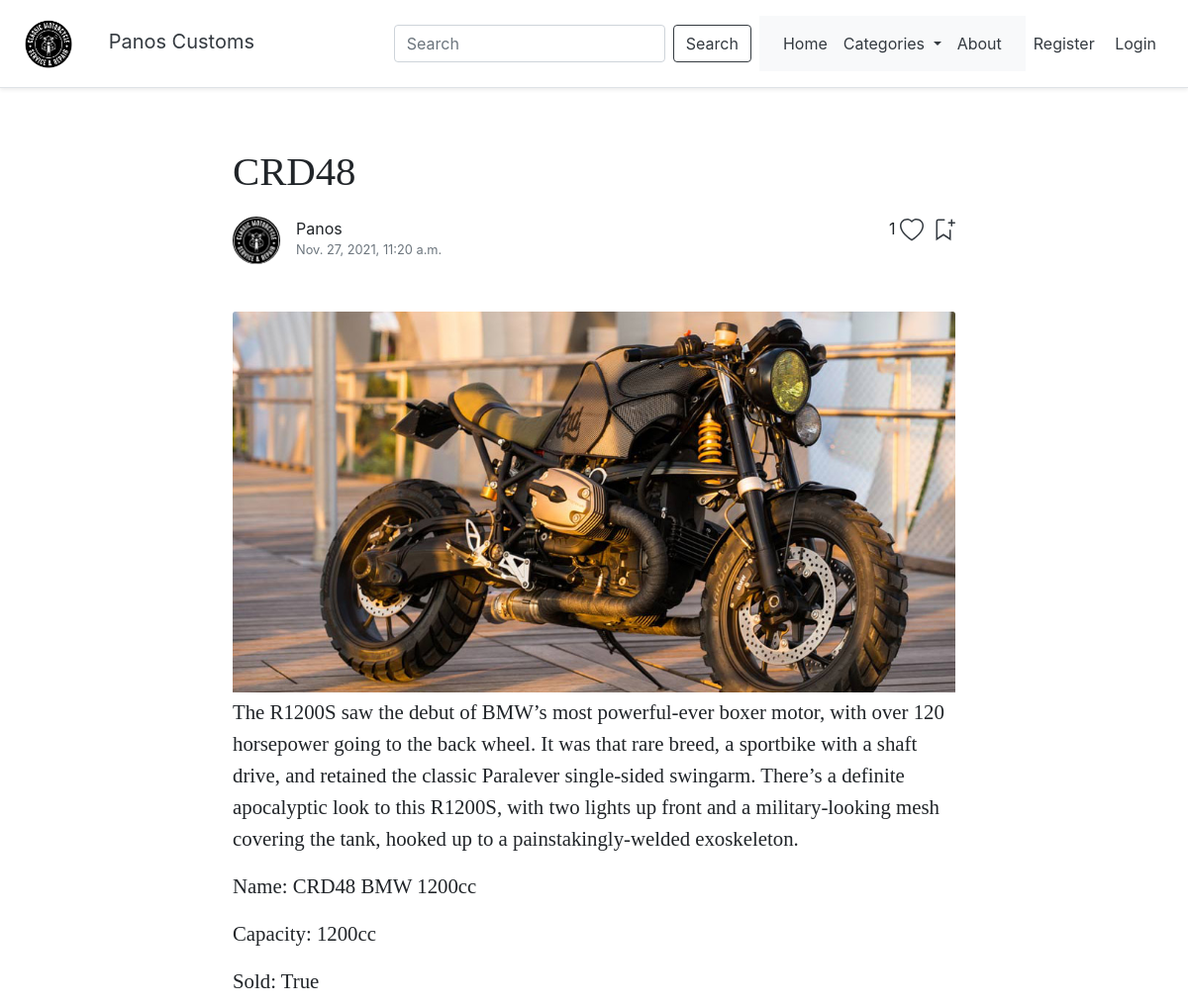
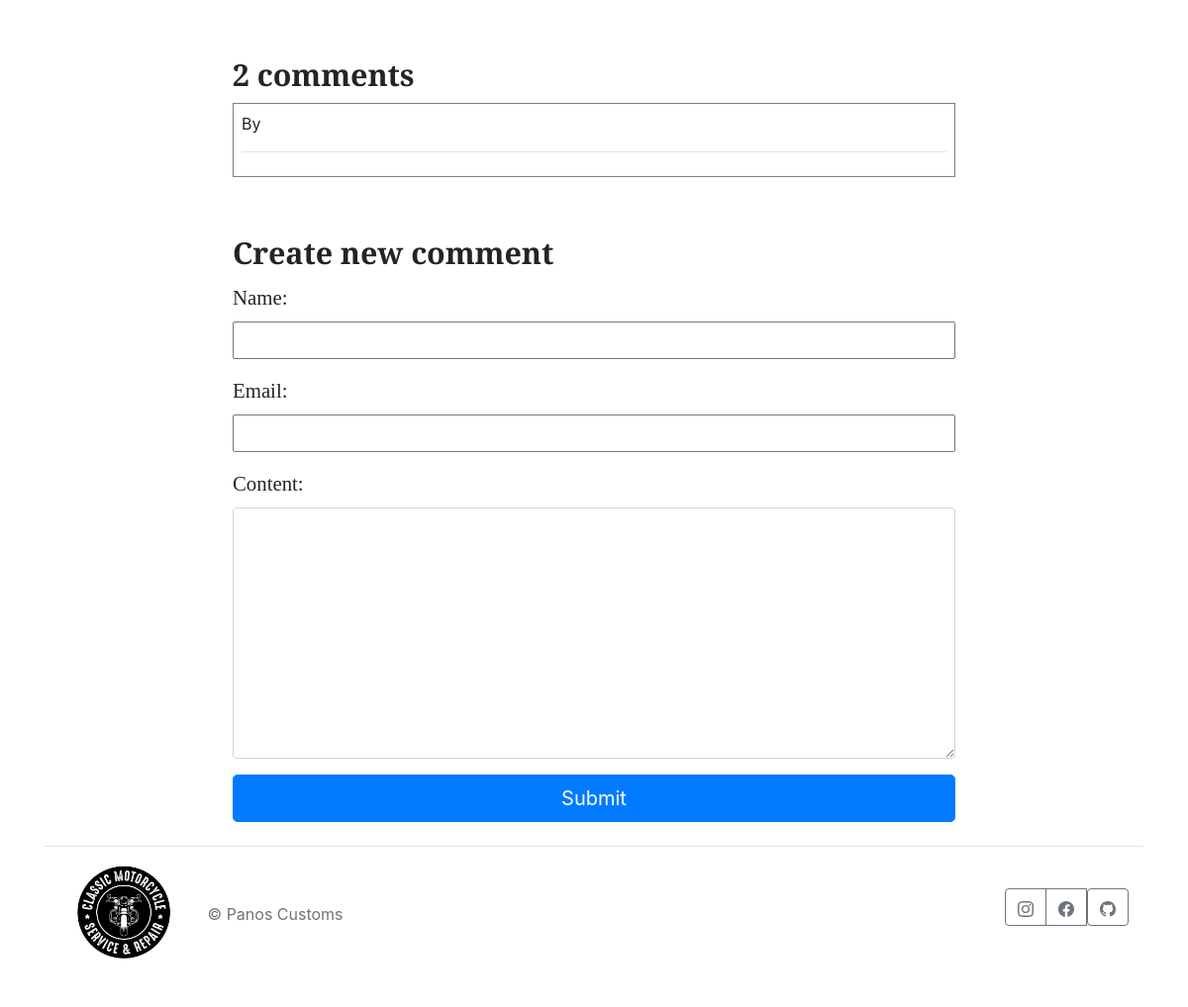
Screenshot of /crd48/ with the database file from the repository (2 pictures, top to bottom).
### blog/models.py (models this page shows, shortened)
class Motorcycles(models.Model):
    class NewManager(models.Manager):
        def get_queryset(self):
            return super().get_queryset() .filter(status='published')
    options = (
        ('draft', 'Draft'),
        ('published', 'Published'),
    )
    name = models.CharField(max_length=10)
    company = models.ForeignKey(ProductionCompany, on_delete=models.SET_NULL, null=True, related_name="production_company", blank=True)
    category = models.ForeignKey(Category, on_delete=models.SET_NULL, null=True, related_name="category", blank=True)
    capacity = models.IntegerField(null=True, blank=True)
    sold = models.BooleanField(default=False)
    image = models.ImageField(upload_to=user_directory_path, default='motorcycles/default.jpg')
    slug = models.SlugField(max_length=250, unique_for_date='publish')
    publish = models.DateTimeField(default=timezone.now)
    author = models.ForeignKey(User, on_delete=models.SET_NULL, related_name='blog_posts', null=True)
    content = models.TextField()
    status = models.CharField(max_length=10, choices=options, default='draft')
    favourites = models.ManyToManyField(User, related_name='favourite', default=None, blank=True)
    likes = models.ManyToManyField(User, related_name='like', default=None, blank=True)
    like_count = models.BigIntegerField(default='0')
    objects = models.Manager()  # default manager
    newmanager = NewManager()  # custom manager
    class Meta:
        ordering = ('-publish',)

class ProductionCompany(models.Model):
    name = models.CharField(max_length=50)
    def __str__(self):
        return f"{self.name} "

### accounts/models.py (models this page shows, shortened)
class Profile(models.Model):
    user = models.OneToOneField(User, on_delete=models.CASCADE)
    avatar = models.ImageField(upload_to=user_directory_path, default='users/avatars/logo.png')
    bio = models.TextField(max_length=500, blank=True)

### blog/views.py (the view)
# urls.py: path('<slug:motorcycle>/', views.post_single, name='post_single'),
def post_single(request, motorcycle):
    motorcycle = get_object_or_404(Motorcycles, slug=motorcycle, status='published')
    fav = bool
    if motorcycle.favourites.filter(id=request.user.id).exists():
        fav = True
    allcomments = motorcycle.comments.filter(status=True)
    page = request.GET.get('page', 1)
    paginator = Paginator(allcomments, 10)
    try:
        comments = paginator.page(page)
    except PageNotAnInteger:
        comments = paginator.page(1)
    except EmptyPage:
        comments = paginator.page(paginator.num_pages)
    user_comment = None
    if request.method == 'POST':
        comment_form = NewCommentForm(request.POST)
        if comment_form.is_valid():
            user_comment = comment_form.save(commit=False)
            user_comment.motorcycle = motorcycle
            user_comment.save()
            return HttpResponseRedirect('/' + motorcycle.slug)
    else:
        comment_form = NewCommentForm()
    return render(request, 'blog/single.html', {
        'motorcycle': motorcycle,
        'comments':  user_comment,
        'comments': comments,
        'comment_form': comment_form,
        'allcomments': allcomments,
        'fav': fav,
        'category' : Category.objects.all()
        })

### blog/forms.py (shortened to what this page needs)
class NewCommentForm(forms.ModelForm):
    parent = TreeNodeChoiceField(queryset=Comment.objects.all())
    def __init__(self, *args, **kwargs):
        super().__init__(*args, **kwargs)
        self.fields['parent'].widget.attrs.update({'class': 'd-none'})
        self.fields['parent'].label = ''
        self.fields['parent'].required = False
    class Meta:
        model = Comment
        fields = ('name', 'parent', 'email', 'content')
        widgets = {
            'name': forms.TextInput(attrs={'class': 'col-sm-12'}),
            'email': forms.TextInput(attrs={'class': 'col-sm-12'}),
            'content': forms.Textarea(attrs={'class': 'form-control'}),
        }

### accounts/views.py (called while the page is built)
def avatar(request):
    if request.user.is_authenticated:
        user = User.objects.get(username=request.user)
        avatar = Profile.objects.filter(user=user)
        context = {
            "avatar": avatar,
            'category' : Category.objects.all()
        }
        return context
    else:
        return {
            'NotLoggedIn': User.objects.none()
        }

### blog/views.py (called while the page is built)
def category_list(request):
    category_list = Category.objects.exclude(name='default')
    context = {
        "category_list": category_list,
        'category' : Category.objects.all()
    }
    return context

### templates/blog/single.html (shortened to what this page needs)
{% extends "../base/base.html" %}
{% block content %}
{% include "base/nav-main.html" %}
<div class="container">
  <div class="row justify-content-md-center pt-5">
    <div class="col-md-8 d-flex justify-content-between">
      <h1 class="h1">{{motorcycle.name}}</h1>
    </div>
    <div class="col-md-8 d-flex justify-content-between pt-3">
      <div class="d-flex">
        <div><img class="avatar_single" src="{{ motorcycle.author.profile.avatar.url }}"></div>
        <div class="pl-3 no-gutters">
          <div class="col-12 no-gutters">{{ motorcycle.author|title }}</div>
          <div class="col-12 no-gutters smaller text-muted">{{motorcycle.publish}}</div>
        </div>
      </div>
      <div class="d-flex">
        {% if request.user.is_authenticated %}
        <div class="pr-2">
          <span class="" id="like_count">{{motorcycle.like_count}}</span>
          <button class="btn btn-link text-dark p-0 border-0 btn-outline-light" id="like-button" value="{{motorcycle.id}}">
            <svg width="1.5em" height="1.5em" viewBox="0 0 16 16" class="bi bi-heart" fill="currentColor"
              xmlns="http://www.w3.org/2000/svg">
              <path fill-rule="evenodd"
                d="M8 2.748l-.717-.737C5.6.281 2.514.878 1.4 3.053c-.523 1.023-.641 2.5.314 4.385.92 1.815 2.834 3.989 6.286 6.357 3.452-2.368 5.365-4.542 6.286-6.357.955-1.886.838-3.362.314-4.385C13.486.878 10.4.28 8.717 2.01L8 2.748zM8 15C-7.333 4.868 3.279-3.04 7.824 1.143c.06.055.119.112.176.171a3.12 3.12 0 0 1 .176-.17C12.72-3.042 23.333 4.867 8 15z" />
            </svg>
          </button>
        </div>
        {% if fav %}
        <div>
          <a href="{% url 'accounts:favourite_list' %}" class="text-dark">
            <svg width="1.5em" height="1.5em" viewBox="0 0 16 16" class="bi bi-bookmark-check" fill="currentColor"
              xmlns="http://www.w3.org/2000/svg">
              <path fill-rule="evenodd"
                d="M4.5 2a.5.5 0 0 0-.5.5v11.066l4-2.667 4 2.667V8.5a.5.5 0 0 1 1 0v6.934l-5-3.333-5 3.333V2.5A1.5 1.5 0 0 1 4.5 1h4a.5.5 0 0 1 0 1h-4z" />
              <path fill-rule="evenodd"
                d="M15.854 2.146a.5.5 0 0 1 0 .708l-3 3a.5.5 0 0 1-.708 0l-1.5-1.5a.5.5 0 0 1 .708-.708L12.5 4.793l2.646-2.647a.5.5 0 0 1 .708 0z" />
            </svg>
          </a>
        </div>
        {% else %}
        <div>
          <a href="{% url 'accounts:favourite_add' motorcycle.id %}" class="text-dark">
            <svg width="1.5em" height="1.5em" viewBox="0 0 16 16" class="bi bi-bookmark-plus" fill="currentColor"
              xmlns="http://www.w3.org/2000/svg">
              <path fill-rule="evenodd"
                d="M4.5 2a.5.5 0 0 0-.5.5v11.066l4-2.667 4 2.667V8.5a.5.5 0 0 1 1 0v6.934l-5-3.333-5 3.333V2.5A1.5 1.5 0 0 1 4.5 1h4a.5.5 0 0 1 0 1h-4zm9-1a.5.5 0 0 1 .5.5v2a.5.5 0 0 1-.5.5h-2a.5.5 0 0 1 0-1H13V1.5a.5.5 0 0 1 .5-.5z" />
              <path fill-rule="evenodd" d="M13 3.5a.5.5 0 0 1 .5-.5h2a.5.5 0 0 1 0 1H14v1.5a.5.5 0 0 1-1 0v-2z" />
            </svg>
          </a>
        </div>
        {% endif %}
        {% else %}
        <div class="pr-2">
          <span class="" id="like_count">{{motorcycle.like_count}}</span>
          <a href="{% url 'accounts:register' %}" class="btn btn-link text-dark p-0 border-0 btn-outline-light"
            value="{{motorcycle.id}}">
          </a>
        </div>
        <div>
          <a href="{% url 'accounts:register' %}" class="text-dark"> </a>
        </div>
        {% endif %}
      </div>
    </div>
    <div class="col-md-8 pt-5">
      <img class="card-img-top" src="{{motorcycle.image.url}}" alt="{{ motorcycle.name }}">
      <div class="col-12 text-center small text-muted pt-1">{{motorcycle.image_caption}}</div>
      <p>{{motorcycle.content|safe}}</p>
      <p>Name: {{motorcycle.name|safe}} {{motorcycle.company|safe}} {{motorcycle.capacity|safe}}cc</p>
      <p>Capacity: {{motorcycle.capacity|safe}}cc</p>
      <p>Sold: {{motorcycle.sold|safe}}</p>
    </div>
    <div class="col-md-8">
      {% with allcomments.count as total_comments %}
      <h2>
        {{ total_comments }} comment{{ total_comments|pluralize }}
      </h2>
      {% endwith %}
      {% load mptt_tags %}
      <div>
        {% recursetree comments %}
        <div id="{{ node.id }}" class="my-2 p-2" style="border: 1px solid grey">
          <div class="d-flex justify-content-between">By {{ node.name }}<div></div>{{ node.publish }}</div>
          <hr />
        </div>
        {% endrecursetree %}
      </div>
      <form id="myForm" method="POST">
        <h2>Create new comment</h2>
        {{ comment_form.as_p }}
        <button type="submit" class="btn btn-primary btn-lg btn-block">Submit</button>
      </form>
    </div>
  </div>
</div>
{% include "base/footer.html" %}
{% endblock %}

### templates/base/base.html (style rules this page uses)
.small { font-size: 0.875rem; color: #4b4b4b; }

### templates/blog/single.html (style rules this page uses)
.h1 { font-family: 'PT Serif', serif; font-size: 2.55rem; line-height: 2.6rem; letter-spacing: -0.063px; }
h2 { font-family: 'PT Serif', serif; font-size: 1.9rem; line-height: 2.6rem; letter-spacing: -0.063px; font-weight: 700; padding-top: 48px; }
p { font-family: 'PT Serif', serif; line-height: 2rem; font-size: 1.3rem }
.avatar_single { height: 48px; width: 48px; background-color: #000; border-radius: 50%; display: inline-block; }
.smaller { font-size: 0.8rem; }

### rows the page displays
Motorcycles: name "CRD48", author.profile.avatar (picture), author "Panos", publish "Nov. 27, 2021, 11:20 a.m.", like_count "1", image (picture), content "The R1200S saw the debut of BMW’s most powerful-ever boxer motor, with over 120 horsepower going to the back wheel. It was that rare breed, a sportbike with a shaft drive, and retained the classic Paralever single-sided swingarm. There’s a definite apocalyptic look to this R1200S, with two lights up front and a military-looking mesh covering the tank, hooked up to a painstakingly-welded exoskeleton.", company "BMW", capacity "1200", sold "True"

### other values shown
{{ total_comments }} "2"
